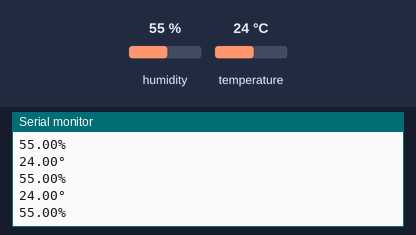
Bench run of a sketch on a simulated Arduino Uno, built with avr-gcc and run on an emulated ATmega328P. On the bench: the last lines printed to the serial monitor. The inputs (shaded band) are chosen by the test bench; at power-on: humidity 55 %, temperature 24 °C.

Above: at 2.8 s.
2.9 s: humidity set to 22 %
At 5.5 s:
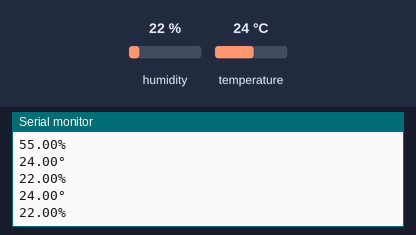
5.6 s: temperature set to 12 °C
At 6.9 s:
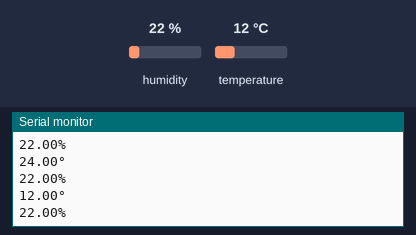
8.3 s: humidity set to 40 %
At 11.6 s:
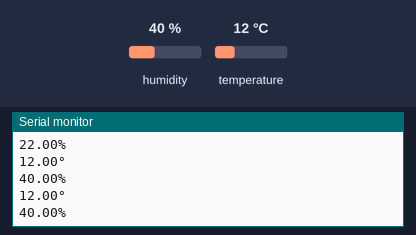
Timing chart, 0 to 13.1 s (numbered marks = the images above; inputs shaded):
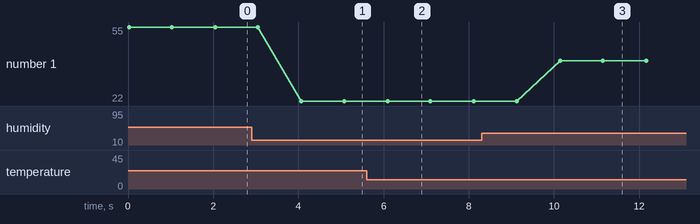

Measured:
- after the input at 2.9 s, the serial monitor: prints a new line after 1.2 s (image 1)
- after the input at 5.6 s, the serial monitor: prints a new line after 0.50 s (image 2)
- after the input at 8.3 s, the serial monitor: prints a new line after 1.8 s (image 3)
- plotted number 1: 55 → 22 after the input at 2.9 s, 22 → 40 after the input at 8.3 s

The sketch:

temperatura_y_humedad.ino
```cpp
#include <DHT.h>
#include <DHT_U.h>

#define registro 05
DHT dht(registro,DHT11);


void setup() {
  Serial.begin(115200);
  dht.begin();
}

void loop() {
  float temp = dht.readTemperature();
  float hum = dht.readHumidity();


  Serial.print(String(temp));
  Serial.println("°");
  Serial.print(String(hum));
  Serial.println("%");
  delay(1000);

}
```
